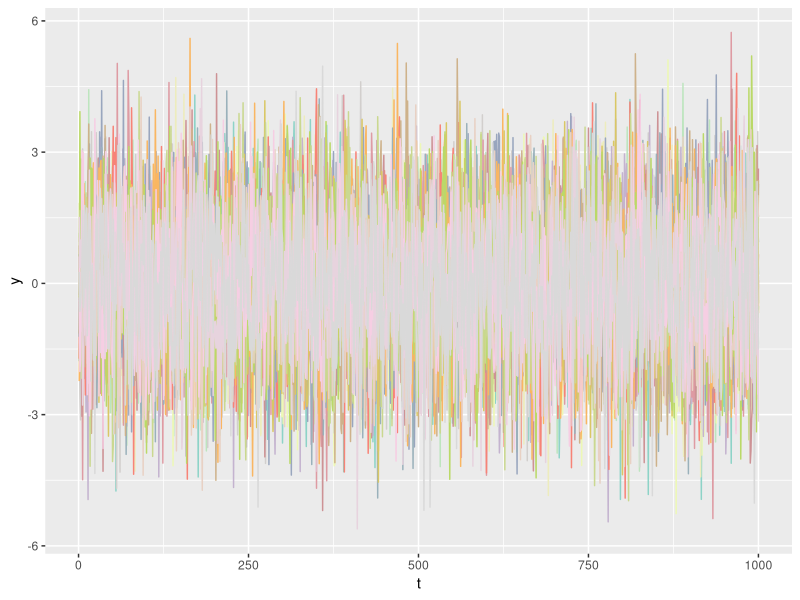
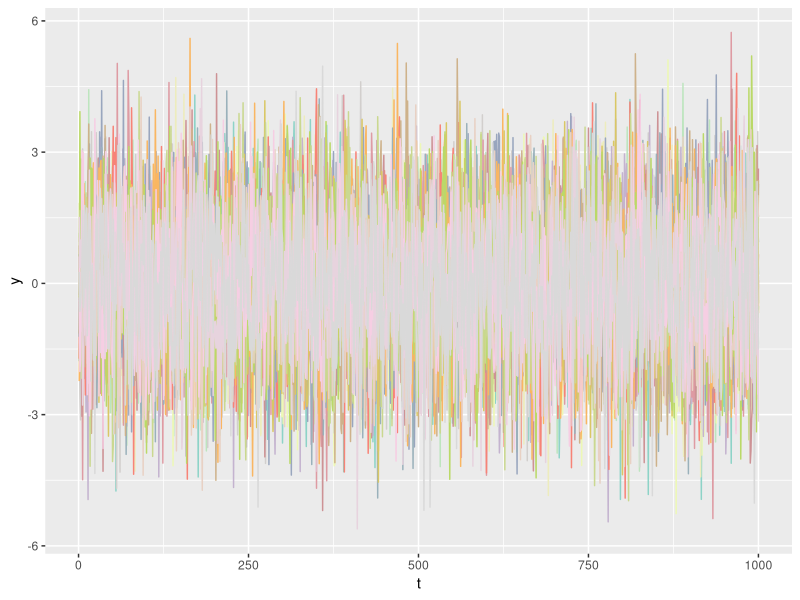
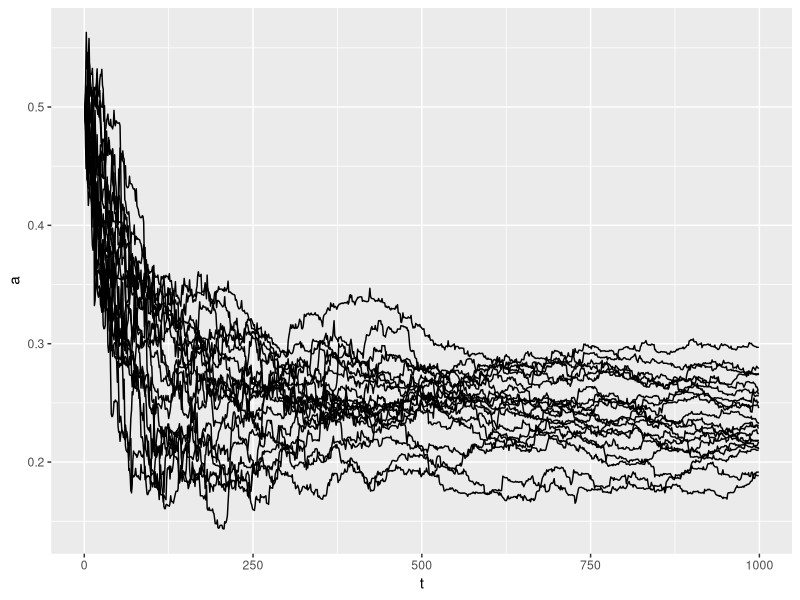
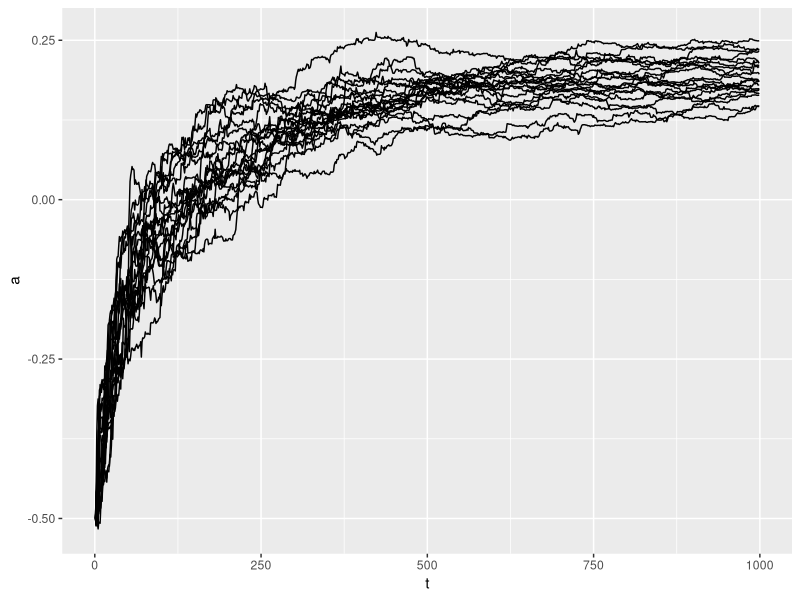
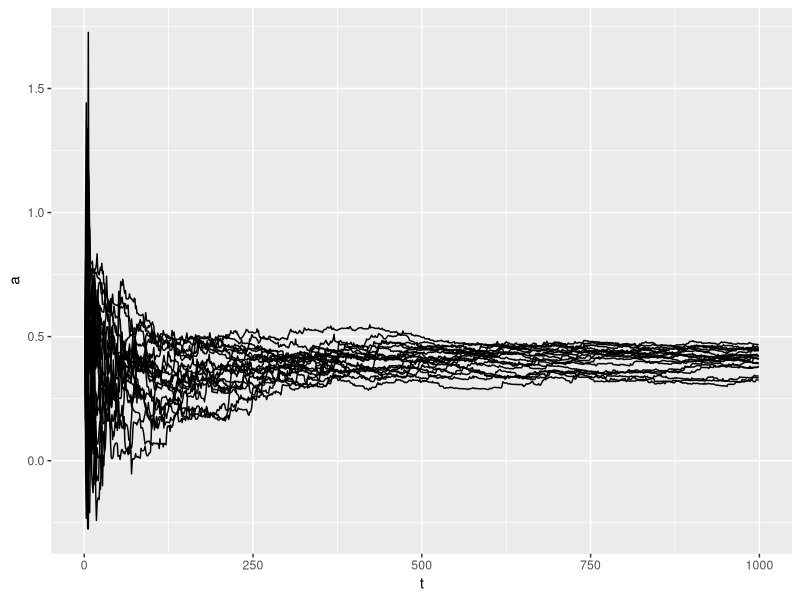
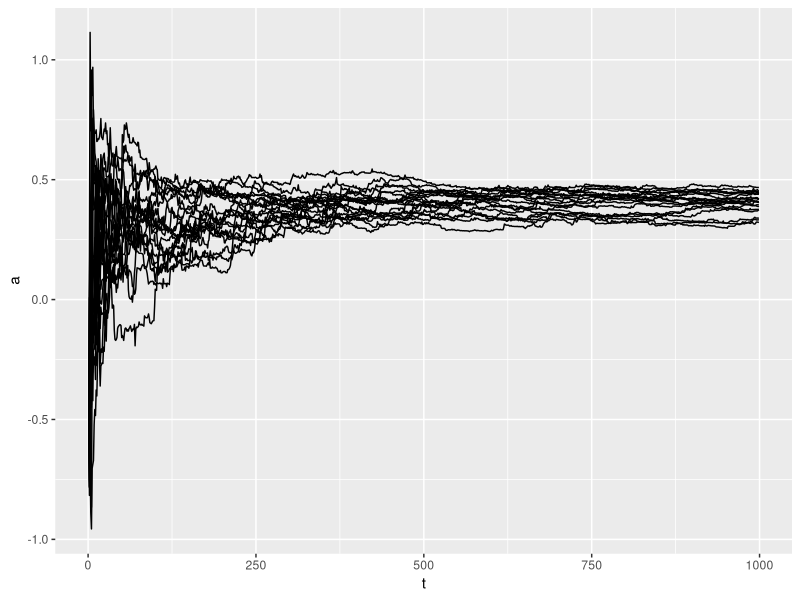
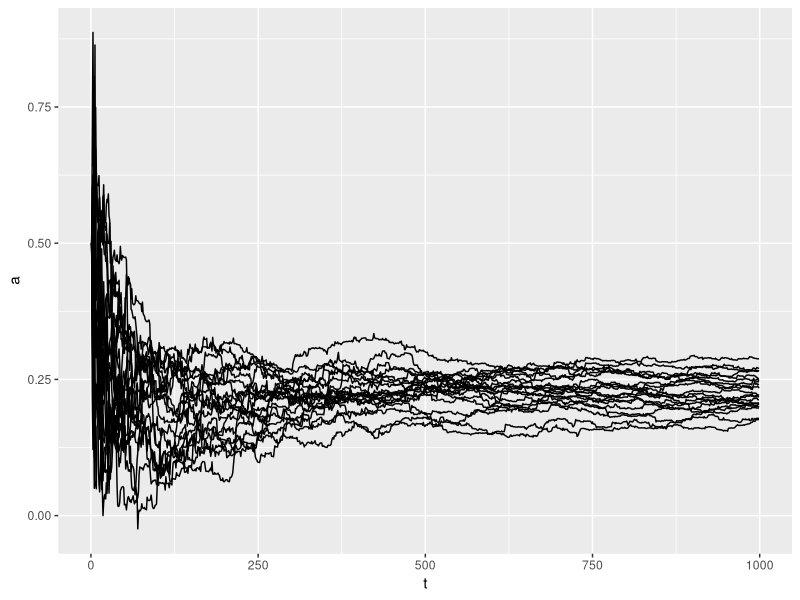
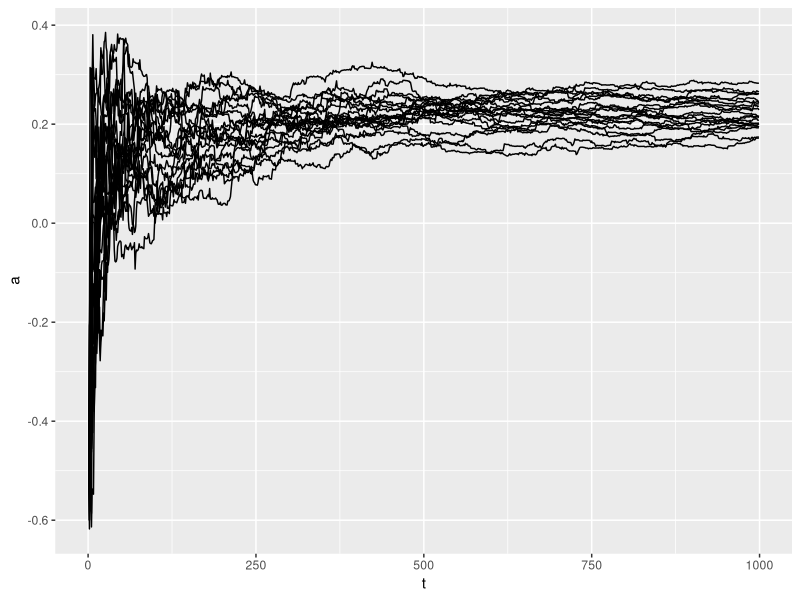

The R source for these figures, in order:
run_sim <- function(N, a, sigma_v_sq, sigma_e_sq) {
    x = numeric(length = N)
    v = rnorm(N, sd = sqrt(sigma_v_sq))
    e = rnorm(N, sd = sqrt(sigma_e_sq))
    x[1] <- v[1] 
    for (t in 2:N) {
        x[t] = a * x[t - 1] + v[t]
    }
    y <- x + e
    list(x = x, y = y)
}

N = 1000
a = .4
sigma_v_sq = 1
sigma_e_sq = 1
K = 20

# Run K simulation each with N time steps.
ress <- list()
for (s in 1:K) {
    ress[[s]] <- run_sim(N, a, sigma_v_sq, sigma_e_sq)    
}

library('ggplot2')
library('RColorBrewer')

getPalette = colorRampPalette(brewer.pal(9, "Set3"))

gg <- ggplot()
for (s in 1:K) {
    gg <- gg + geom_line(data = data.frame(ress[[s]]), aes(x = seq(N), y = y), color = getPalette(20)[s])
}
gg <- gg + xlab('t')
ggsave('plots/4_a.pdf', plot = gg, width = 16, height = 9)

y <- ress[[1]]$y

run_ekf <- function(y, aInit, aVarInit, sigma.v) {
    ## Initialize
    ## Init the state vector estimate
    zt <- c(0,aInit)
    ## Init the variance matrices
    Rv <- matrix(c(sigma.v^2,0,0,0), ncol=2)
    ## sigma.e : Standard deviation of the measurement noise in the filter
    Re <- 1 

    ## Init the P matrix, that is the estimate of the state variance
    Pt <- matrix(c(Re,0,0,aVarInit), nrow=2, ncol=2)
    ## The state is [X a] so the differentiated observation function is
    Ht <- t(c(1,0))
    ## Init a vector for keeping the parameter a variance estimates
    aVar <- rep(NA,length(y))
    ## and keeping the states
    Z <- matrix(NA, nrow=length(y), ncol=2)
    Z[,1] <- zt

    ## The Kalman filtering
    for(t in 1:(length(y)-1))
    {
    ## Derivatives (Jacobians)
    Ft <- matrix(c(zt[2],0,zt[1],1), ncol=2)  # F_t-1
    # Ht does not change 
    
    ## Prediction step
    zt = c(zt[2]*zt[1],zt[2]) #z_t|t-1 f(z_t-1|t-1)
    Pt = Ft %*% Pt %*% t(Ft) + Rv #P_t|t-1
    
    ## Update step
    res = y[t] - zt[1] # the residual at time t
    St =  Ht %*% Pt %*% t(Ht) + Re # innovation covariance
    Kt = Pt %*% t(Ht) %*% St^-1 # Kalman gain
    zt = zt + Kt * res # z_t|t
    Pt = (diag(2) - Kt%*%Ht)%*%Pt #P_t|t
    
    ## Keep the state estimate
    Z[t+1,] <- zt
    ## Keep the P[2,2], which is the variance of the estimate of a
    aVar[t+1] <- Pt[2,2]
    
    }
    Z
}

run_ekf_all <- function(sims, aInit, aVarInit, sigma.v) {
    ekf_ress <- list()
    for (i in 1:length(sims)) {
        ekf_ress[[i]] <- run_ekf(sims[[i]]$y, aInit, aVarInit, sigma.v)
    }
    ekf_ress
}

plot_convergance <- function(sims, aInit, aVarInit, sigma.v, filename) {
    Zs <- run_ekf_all(sims, aInit, aVarInit,  sigma.v)
    gg <- ggplot()
    est = c()
    for (s in 1:length(Zs)) {
        dfZ <- data.frame(Zs[[s]][2:N, 2])
        colnames(dfZ) <- c('a')
        dfZ$t <- seq(N-1)
        gg <- gg + geom_line(data = dfZ, aes(x = t, y = a))
        est <- c(est, Zs[[s]][N,2])
    }
    gg <- gg + xlab('t')
    ggsave(filename, plot = gg, width = 5, height = 3)

    print(mean(est))
    print(quantile(est, probs = c(0.025, 0.975)))
}

plot_convergance(ress, aInit = .5, aVarInit = 1, sigma.v = 10, filename = 'plots/convergance01a.pdf')
plot_convergance(ress, aInit = -.5, aVarInit = 1, sigma.v = 10, filename = 'plots/convergance01b.pdf')
plot_convergance(ress, aInit = .5, aVarInit = 1, sigma.v = 1, filename = 'plots/convergance02a.pdf')
plot_convergance(ress, aInit = -.5, aVarInit = 1, sigma.v = 1, filename = 'plots/convergance02b.pdf')
plot_convergance(ress, aInit = .5, aVarInit = 10, sigma.v = 10, filename = 'plots/convergance03a.pdf')
plot_convergance(ress, aInit = -.5, aVarInit = 10, sigma.v = 10, filename = 'plots/convergance03b.pdf')
plot_convergance(ress, aInit = .5, aVarInit = 10, sigma.v = 1, filename = 'plots/convergance04a.pdf')
plot_convergance(ress, aInit = -.5, aVarInit = 10, sigma.v = 1, filename = 'plots/convergance04b.pdf')

gg
